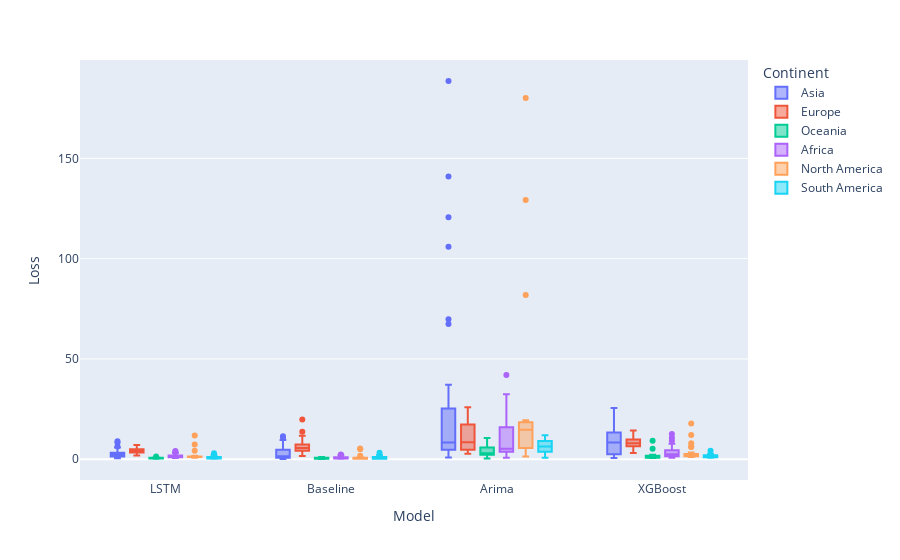

Notebook cell for this chart:
### Code cell
px.box(df, x='Model', y="Loss", color="Continent")

### Figure 1 — Plotly figure (JSON) as saved in the notebook; plotly's stock layout.template omitted (floating-point values rounded to 4 significant figures; data arrays with more than 128 entries replaced by an {"elided": "..."} marker saying what was removed)
{"data": [{"alignmentgroup": "True", "hovertemplate": "Continent=Asia<br>Model=%{x}<br>Loss=%{y}<extra></extra>", "legendgroup": "Asia", "marker": {"color": "#636efa"}, "name": "Asia", "notched": false, "offsetgroup": "Asia", "orientation": "v", "showlegend": true, "type": "box", "x": {"elided": "167 str values"}, "x0": " ", "xaxis": "x", "y": {"elided": "167 float values"}, "y0": " ", "yaxis": "y"}, {"alignmentgroup": "True", "hovertemplate": "Continent=Europe<br>Model=%{x}<br>Loss=%{y}<extra></extra>", "legendgroup": "Europe", "marker": {"color": "#EF553B"}, "name": "Europe", "notched": false, "offsetgroup": "Europe", "orientation": "v", "showlegend": true, "type": "box", "x": {"elided": "171 str values"}, "x0": " ", "xaxis": "x", "y": {"elided": "171 float values"}, "y0": " ", "yaxis": "y"}, {"alignmentgroup": "True", "hovertemplate": "Continent=Oceania<br>Model=%{x}<br>Loss=%{y}<extra></extra>", "legendgroup": "Oceania", "marker": {"color": "#00cc96"}, "name": "Oceania", "notched": false, "offsetgroup": "Oceania", "orientation": "v", "showlegend": true, "type": "box", "x": ["LSTM", "LSTM", "LSTM", "LSTM", "LSTM", "LSTM", "LSTM", "LSTM", "LSTM", "LSTM", "LSTM", "LSTM", "LSTM", "Baseline", "Baseline", "Baseline", "Baseline", "Baseline", "Baseline", "Baseline", "Baseline", "Baseline", "Baseline", "Baseline", "Baseline", "Baseline", "Arima", "Arima", "Arima", "Arima", "Arima", "Arima", "Arima", "Arima", "Arima", "Arima", "Arima", "Arima", "Arima", "XGBoost", "XGBoost", "XGBoost", "XGBoost", "XGBoost", "XGBoost", "XGBoost", "XGBoost", "XGBoost", "XGBoost", "XGBoost", "XGBoost", "XGBoost"], "x0": " ", "xaxis": "x", "y": [0.3718, 1.363, 0.4809, 0.6004, 0.8872, 0.7111, 0.8345, 0.5386, 0.2159, 0.3582, 0.3556, 0.4811, 0.649, 0.4808, 0.8919, 0.5808, 0.2194, 0.3353, 0.5312, 1.099, 0.7001, 0.06418, 0.1645, 0.4549, 0.1204, 0.6649, 2.738, 2.677, 4.057, 5.788, 0.8643, 4.381, 10.54, 5.94, 0.3662, 1.006, 2.63, 2.887, 7.15, 0.7022, 9.182, 1.529, 1.13, 1.104, 0.8536, 5.16, 1.343, 0.7126, 1.192, 0.6173, 0.7098, 2.186], "y0": " ", "yaxis": "y"}, {"alignmentgroup": "True", "hovertemplate": "Continent=Africa<br>Model=%{x}<br>Loss=%{y}<extra></extra>", "legendgroup": "Africa", "marker": {"color": "#ab63fa"}, "name": "Africa", "notched": false, "offsetgroup": "Africa", "orientation": "v", "showlegend": true, "type": "box", "x": {"elided": "191 str values"}, "x0": " ", "xaxis": "x", "y": {"elided": "191 float values"}, "y0": " ", "yaxis": "y"}, {"alignmentgroup": "True", "hovertemplate": "Continent=North America<br>Model=%{x}<br>Loss=%{y}<extra></extra>", "legendgroup": "North America", "marker": {"color": "#FFA15A"}, "name": "North America", "notched": false, "offsetgroup": "North America", "orientation": "v", "showlegend": true, "type": "box", "x": ["LSTM", "LSTM", "LSTM", "LSTM", "LSTM", "LSTM", "LSTM", "LSTM", "LSTM", "LSTM", "LSTM", "LSTM", "LSTM", "LSTM", "LSTM", "LSTM", "LSTM", "LSTM", "LSTM", "LSTM", "LSTM", "LSTM", "LSTM", "LSTM", "LSTM", "LSTM", "LSTM", "LSTM", "LSTM", "LSTM", "LSTM", "Baseline", "Baseline", "Baseline", "Baseline", "Baseline", "Baseline", "Baseline", "Baseline", "Baseline", "Baseline", "Baseline", "Baseline", "Baseline", "Baseline", "Baseline", "Baseline", "Baseline", "Baseline", "Baseline", "Baseline", "Baseline", "Baseline", "Baseline", "Baseline", "Baseline", "Baseline", "Baseline", "Baseline", "Baseline", "Arima", "Arima", "Arima", "Arima", "Arima", "Arima", "Arima", "Arima", "Arima", "Arima", "Arima", "Arima", "Arima", "Arima", "Arima", "Arima", "Arima", "Arima", "Arima", "Arima", "Arima", "Arima", "Arima", "Arima", "Arima", "Arima", "Arima", "Arima", "Arima", "XGBoost", "XGBoost", "XGBoost", "XGBoost", "XGBoost", "XGBoost", "XGBoost", "XGBoost", "XGBoost", "XGBoost", "XGBoost", "XGBoost", "XGBoost", "XGBoost", "XGBoost", "XGBoost", "XGBoost", "XGBoost", "XGBoost", "XGBoost", "XGBoost", "XGBoost", "XGBoost", "XGBoost", "XGBoost", "XGBoost", "XGBoost", "XGBoost", "XGBoost"], "x0": " ", "xaxis": "x", "y": [1.289, 1.028, 1.692, 1.368, 11.82, 0.9116, 1.077, 0.9656, 1.038, 1.282, 1.139, 7.287, 1.165, 1.393, 0.8923, 1.078, 1.231, 0.9512, 1.358, 0.6328, 1.462, 1.371, 1.19, 1.409, 1.296, 1.264, 1.301, 4.201, 1.243, 0.9509, 1.344, 0.2364, 0.324, 1.747, 0.186, 1.022, 5.313, 0.9071, 0.329, 1.077, 0.2941, 0.2174, 0.5419, 0.379, 4.95, 0.1878, 0.2509, 0.5804, 0.5198, 0.6023, 0.5038, 0.2174, 0.4328, 0.2713, 0.3331, 0.4246, 0.3611, 0.2364, 0.1921, 1.08, 19.33, 19.35, 81.89, 10.94, 6.054, 180.2, 2.775, 2.901, 2.066, 18.54, 14.71, 5.276, 1.365, 2.745, 9.62, 17.19, 5.57, 17.04, 4.854, 16.32, 14.71, 10.15, 17.91, 14.72, 12.04, 18.27, 19.33, 10.15, 129.2, 1.77, 1.79, 6.06, 1.21, 1.987, 7.951, 2.421, 1.193, 2.238, 1.662, 1.469, 1.42, 1.515, 17.83, 1.892, 1.605, 2.09, 3.301, 1.477, 3.219, 1.476, 6.133, 1.653, 1.068, 1.063, 1.78, 1.762, 1.202, 12.03], "y0": " ", "yaxis": "y"}, {"alignmentgroup": "True", "hovertemplate": "Continent=South America<br>Model=%{x}<br>Loss=%{y}<extra></extra>", "legendgroup": "South America", "marker": {"color": "#19d3f3"}, "name": "South America", "notched": false, "offsetgroup": "South America", "orientation": "v", "showlegend": true, "type": "box", "x": ["LSTM", "LSTM", "LSTM", "LSTM", "LSTM", "LSTM", "LSTM", "LSTM", "LSTM", "LSTM", "LSTM", "LSTM", "LSTM", "LSTM", "Baseline", "Baseline", "Baseline", "Baseline", "Baseline", "Baseline", "Baseline", "Baseline", "Baseline", "Baseline", "Baseline", "Arima", "Arima", "Arima", "Arima", "Arima", "Arima", "Arima", "Arima", "Arima", "Arima", "Arima", "XGBoost", "XGBoost", "XGBoost", "XGBoost", "XGBoost", "XGBoost", "XGBoost", "XGBoost", "XGBoost", "XGBoost", "XGBoost"], "x0": " ", "xaxis": "x", "y": [2.202, 0.6857, 0.3745, 0.6495, 0.1746, 0.2535, 1.042, 0.482, 0.4946, 0.1989, 0.3435, 2.009, 0.4752, 2.965, 1.272, 0.231, 0.5086, 0.311, 0.2866, 0.2043, 0.281, 3.199, 0.228, 0.2192, 2.061, 1.158, 3.61, 0.6647, 6.294, 7.889, 11.56, 9.419, 4.111, 7.039, 11.95, 4.114, 2.692, 1.126, 4.156, 0.6914, 0.7912, 0.9798, 0.8784, 1.723, 0.8988, 1.044, 2.059], "y0": " ", "yaxis": "y"}], "layout": {"boxmode": "group", "legend": {"title": {"text": "Continent"}, "tracegroupgap": 0}, "margin": {"t": 60}, "xaxis": {"anchor": "y", "domain": [0, 1], "title": {"text": "Model"}}, "yaxis": {"anchor": "x", "domain": [0, 1], "title": {"text": "Loss"}}}}
